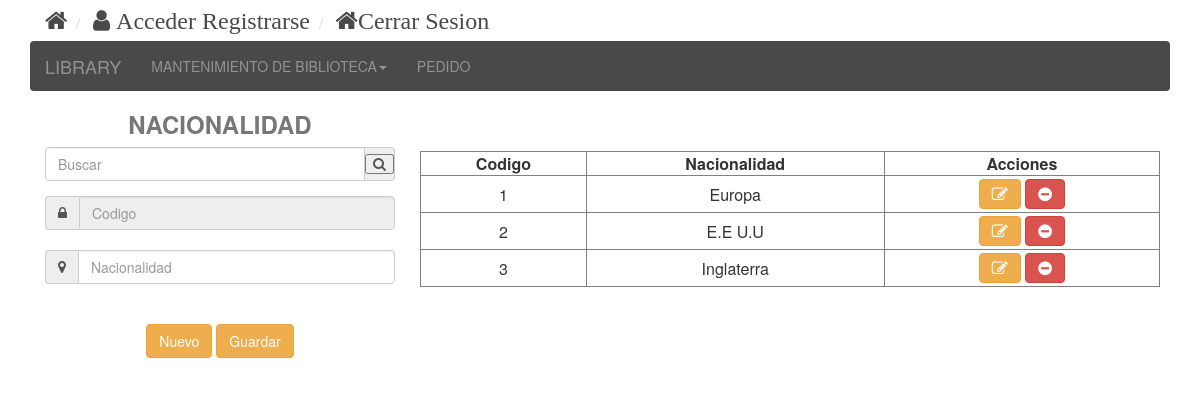
The page /formularios/frmNacionalidad.php on the database its author committed.
### tables this page shows
CREATE TABLE `tblnacionalidad` (
  `idNacionalidad` int(11) NOT NULL,
  `nombreNacionalidad` varchar(50) NOT NULL
);

### clases/conexion.php (called while the page is built, shortened)
<?php
class Conexion
{
    protected $conexion;
	public function __construct()
    {
		$this->conexion = mysqli_connect(HOST, USER, PASS,DBNAME);
		        return true;
	}
    public function ejecutarSql($sql)
    {
		$rs = mysqli_query($this->conexion,$sql);
		$sql	= "SELECT last_insert_id();";
		$rsId	= mysqli_query($this->conexion,$sql);
		$id		= mysqli_fetch_row($rsId);
		return $rs;
    }
}
?>

### procesos/nacionalidad.php (the view, shortened to what this page needs)
<?php
include('../clases/conexion.php');
function mostrarDatos($bdConexion,$hCodigo,$txtTipo,$txtBuscar)
{
	$sqlMostrar = "SELECT * FROM tblnacionalidad
                        WHERE
                        idNacionalidad LIKE '%".$txtBuscar."%' OR
                        nombreNacionalidad LIKE '%".$txtBuscar."%'
                        ";
	$rsMostrar = $bdConexion->ejecutarSql($sqlMostrar);
	print '	<tr >
				<th >Codigo</th>
				<th>Nacionalidad</th>
				<th >Acciones</th>
			</tr>';
	while($fila = mysqli_fetch_array($rsMostrar))
	{
		print "<tr>
				<td>".$fila['idNacionalidad']."</td>
				<td>".$fila['nombreNacionalidad']."</td>
				<td align='center'>
					<a href='frmNacionalidad.php?accion=editar&hCodigo=".$fila['idNacionalidad']."&txtNacionalidad=".$fila['nombreNacionalidad']."'>
					<button type='submit' class='btn btn-warning  fa fa-edit'></button>
					</a>
					<a href='frmNacionalidad.php?accion=eliminar&hCodigo=".$fila['idNacionalidad']."&txtNacionalidad=".$fila['nombreNacionalidad']."' onclick='return eliminarItem();'>
					<button type='submit' class='btn btn-danger  fa fa-minus-circle'></button>
					</a>
				</td>
			   </tr>";
	}
}
?>

### css/stylefrm.css (style rules this page uses)
html,body { margin: 0px; padding: 0px; }
td { padding: 3px; }
th { text-align: center; }

### rows shown on the page
tblnacionalidad: idNacionalidad "1", nombreNacionalidad "Europa"
tblnacionalidad: idNacionalidad "2", nombreNacionalidad "E.E U.U"
tblnacionalidad: idNacionalidad "3", nombreNacionalidad "Inglaterra"

### other values the page prints
$this->usuario "Acceder Registrarse"
